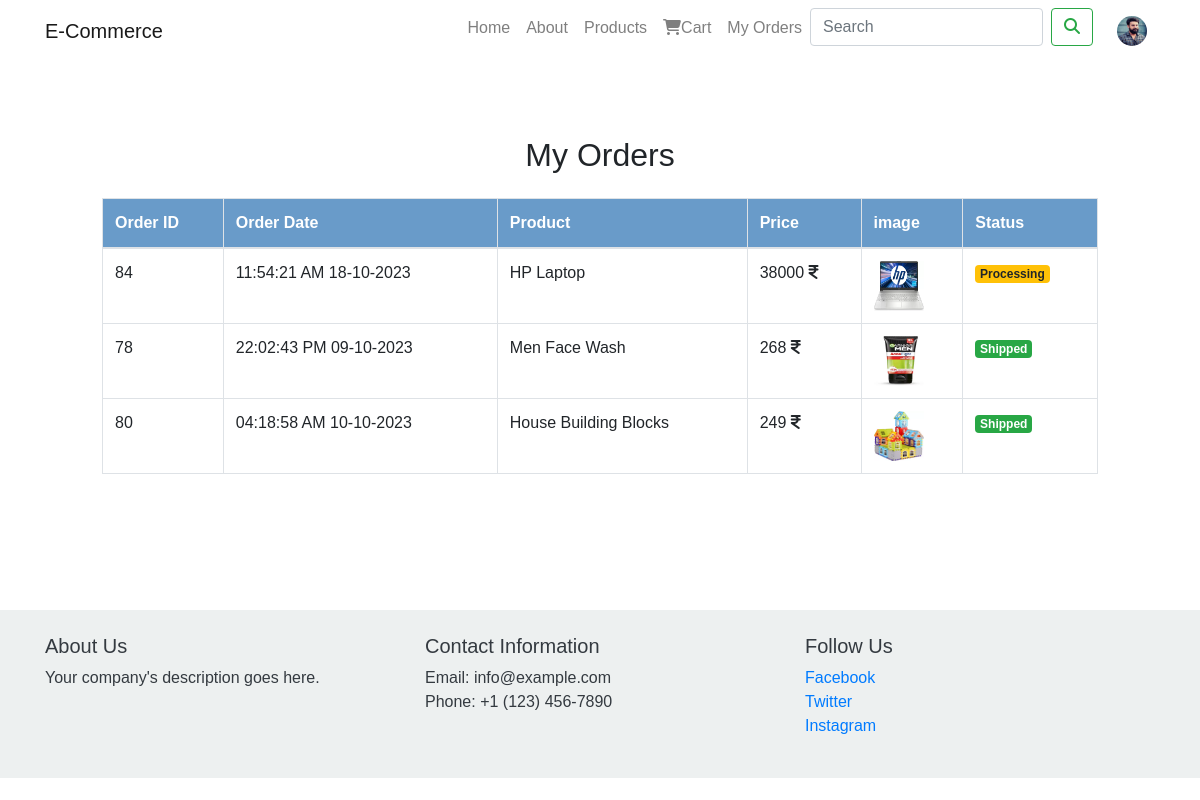
The app's page /user/index.php?page=my_orders (signed in) with its own data.
### tables this page shows
CREATE TABLE IF NOT EXISTS `user` (
  `username` varchar(40) NOT NULL,
  `email` varchar(40) NOT NULL,
  `password` varchar(100) NOT NULL,
  `user_type` varchar(25) DEFAULT NULL,
  `uid` int(11) NOT NULL AUTO_INCREMENT,
  `full_name` varchar(30) DEFAULT NULL,
  `profile_pic` varchar(100) NOT NULL,
  `address` varchar(50) DEFAULT NULL,
  `city` varchar(30) DEFAULT NULL,
  `state` varchar(40) DEFAULT NULL,
  `zip` varchar(30) DEFAULT NULL,
  `phone` varchar(20) DEFAULT NULL,
  PRIMARY KEY (`uid`)
);

CREATE TABLE IF NOT EXISTS `orders` (
  `order_id` int(11) NOT NULL AUTO_INCREMENT,
  `user_email` varchar(30) DEFAULT NULL,
  `status` enum('pending','completed') DEFAULT 'pending',
  `pid` int(11) DEFAULT NULL,
  `pname` varchar(30) NOT NULL,
  `price` int(11) NOT NULL,
  `image` varchar(50) NOT NULL,
  `order_status` enum('Processing','Shipped') NOT NULL DEFAULT 'Processing',
  `order_date` timestamp NOT NULL,
  PRIMARY KEY (`order_id`)
);

### user/index.php (called while the page is built, shortened)
<?php
include('includes/header.php');
include('includes/content.php');
include('includes/footer.php');
?>

### user/products/my_orders.php (the view, shortened to what this page needs)
<?php
include('connection.php');
$email=$_SESSION['email'];
$sql = " select * from orders where user_email='$email'";
$result = mysqli_query($connection, $sql);
?>
<!DOCTYPE html>
<html lang="en">
<head>
    <link rel="stylesheet" href="https://maxcdn.bootstrapcdn.com/bootstrap/4.5.2/css/bootstrap.min.css">
</head>
<body>
  <div class="container mt-3 p-4">
    <div class="container mt-5 p-5">
        <h2 class="mb-4" style="text-align:center;">My Orders</h2>
        <div class="table-responsive">
            <table class="table table-bordered">
                <thead style="background:#699bc9;color:white;">
                    <tr>
                        <th>Order ID</th>
                        <th> Order Date</th>
                        <th>Product</th>
                        <th>Price</th>
                        <th>image</th>
                        <th>Status</th>
                    </tr>
                </thead>
                <tbody>
                  <?php
                  while($row=mysqli_fetch_assoc($result)){
                    echo"<tr>";
                        echo"<td>{$row['order_id']}</td>";
                        $datetimeDB = "{$row['order_date']}";
                        $datetimeformat = new DateTime($datetimeDB);
                        $currentdatetime = $datetimeformat->format("H:i:s A d-m-Y");
                        echo"<td> $currentdatetime</td>";
                        echo"<td>{$row['pname']}</td>";
                       echo" <td>{$row['price']} <i class='fa-solid fa-indian-rupee-sign'></i></td>";
                       echo" <td><img src='../admin/{$row['image']}' height='50px' width='50px'></td>";
                       if($row['order_status']=='Processing'){
                        echo"<td><span class='badge badge-warning'>{$row['order_status']}</span></td>";
                       }else{
                       echo" <td><span class='badge badge-success'>{$row['order_status']}</span></td>";
                       }
                    echo"</tr>";
                  }
                   ?>
                </tbody>
            </table>
        </div>
    </div>
    </div>

### user/includes/header.php (shortened to what this page needs)
<!DOCTYPE html>
<html lang="en">
<head>
    <link href="https://cdn.jsdelivr.net/npm/bootstrap@4.5.2/dist/css/bootstrap.min.css" rel="stylesheet">
    <link rel="stylesheet" href="https://cdn.jsdelivr.net/npm/bootstrap@4.0.0/dist/css/bootstrap.min.css">
</head>
<body>
    <nav class=" navbar-expand-lg navbar navbar-light fixed-top" style="background-color: #fff;">
        <div class="container">
            <a class="navbar-brand" href="#">E-Commerce</a>
            <div class="collapse navbar-collapse" id="navbarNav">
                <ul class="navbar-nav ml-auto">
                    <li class="nav-item">
                        <a class="nav-link" href="?page=landing">Home</a>
                    </li>
                    <li class="nav-item">
                        <a class="nav-link" href="?page=about">About</a>
                    </li>
                    <li class="nav-item">
                        <a class="nav-link" href="?page=products">Products</a>
                    </li>
                    <li class="nav-item">
                        <a class="nav-link" href="?page=product-cart"><i class="fa-solid fa-cart-shopping"></i>Cart</a>
                    </li>
                    <li class="nav-item">
                        <a class="nav-link" href="?page=my_orders">My Orders</a>
                    </li>
                    <li>
                    <form class="form-inline my-2 my-lg-0" method="POST" action="index.php?page=search_bar">
                   <input class="form-control mr-sm-2" type="search" name="search_val" placeholder="Search" aria-label="Search">
                   <a href="?page=search_bar"><button class="btn btn-outline-success my-2 my-sm-0"  name="search" type="submit"><i class="fas fa-search"></i></button></a>
                   </form>
                   </li>
                    <li class="nav-item dropdown">
        <a class="nav-link dropdown " href="#" id="navbarDropdown"  data-toggle="dropdown" >
            <?php
            include('../connection.php');
            $email=$_SESSION['email'];
            $sql="select * from user where email='$email'";
            $result=mysqli_query($connection,$sql);
            $row=mysqli_fetch_assoc($result);
            ?>
        <img src="./<?php echo $row['profile_pic'];?>" height="30px" width="30px" style="border-radius:15px;margin-top:0;">
        </a>
      </li>
                </ul>
            </div>
        </div>
    </nav>

### user/includes/content.php (shortened to what this page needs)
<?php
if($_GET['page']){
    $page=$_GET['page'];
    if($page=='my_orders'){
        include './products/my_orders.php';
    }
}
else{
    include 'landing.php';
}
?>

### user/includes/footer.php (shortened to what this page needs)
<footer class="mt-5 p-4 text-dark " style="background-color:#edf0f0; ">
            <div class="container">
                <div class="row">
                    <div class="col-md-4">
                        <h5>About Us</h5>
                        <p>Your company's description goes here.</p>
                    </div>
                    <div class="col-md-4">
                        <h5>Contact Information</h5>
                        <ul class="list-unstyled">
                            <li>Email: info@example.com</li>
                            <li>Phone: +1 (123) 456-7890</li>
                        </ul>
                    </div>
                    <div class="col-md-4">
                        <h5>Follow Us</h5>
                        <ul class="list-unstyled">
                            <li><a href="#">Facebook</a></li>
                            <li><a href="#">Twitter</a></li>
                            <li><a href="#">Instagram</a></li>
                        </ul>
                    </div>
                </div>
            </div>
        </footer>
</body>
</html>

### user/includes/header.php (style rules this page uses)
* { font-family: Tahoma, Verdana, sans-serif; scroll-behavior: smooth; }

### records on screen
user: profile_pic (picture)
orders: order_id "84", order_date "11:54:21 AM 18-10-2023", pname "HP Laptop", price "38000", image (picture), order_status "Processing"
orders: order_id "78", order_date "22:02:43 PM 09-10-2023", pname "Men Face Wash", price "268", image (picture), order_status "Shipped"
orders: order_id "80", order_date "04:18:58 AM 10-10-2023", pname "House Building Blocks", price "249", image (picture), order_status "Shipped"
